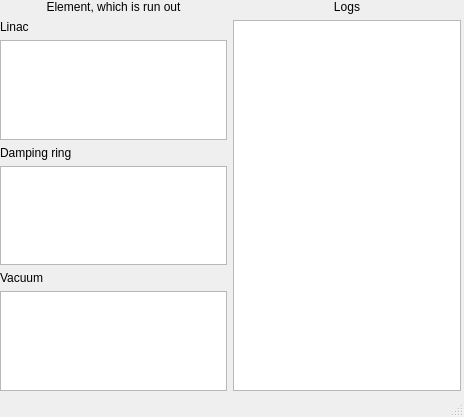
<?xml version="1.0" encoding="UTF-8"?>
<ui version="4.0">
 <class>MainWindow</class>
 <widget class="QMainWindow" name="MainWindow">
  <property name="geometry">
   <rect>
    <x>0</x>
    <y>0</y>
    <width>464</width>
    <height>417</height>
   </rect>
  </property>
  <property name="windowTitle">
   <string>MainWindow</string>
  </property>
  <widget class="QWidget" name="centralwidget">
   <widget class="QWidget" name="gridLayoutWidget">
    <property name="geometry">
     <rect>
      <x>0</x>
      <y>0</y>
      <width>461</width>
      <height>391</height>
     </rect>
    </property>
    <layout class="QGridLayout" name="gridLayout">
     <item row="1" column="1">
      <widget class="QLabel" name="label_2">
       <property name="text">
        <string>Linac</string>
       </property>
      </widget>
     </item>
     <item row="4" column="1">
      <widget class="QTextEdit" name="textEdit_3"/>
     </item>
     <item row="6" column="1">
      <widget class="QTextEdit" name="textEdit_2"/>
     </item>
     <item row="3" column="1">
      <widget class="QLabel" name="label_4">
       <property name="text">
        <string>Damping ring</string>
       </property>
      </widget>
     </item>
     <item row="0" column="2">
      <widget class="QLabel" name="label_3">
       <property name="text">
        <string>Logs</string>
       </property>
       <property name="alignment">
        <set>Qt::AlignCenter</set>
       </property>
      </widget>
     </item>
     <item row="2" column="1">
      <widget class="QTextEdit" name="ofr_text"/>
     </item>
     <item row="5" column="1">
      <widget class="QLabel" name="label_5">
       <property name="text">
        <string>Vacuum</string>
       </property>
      </widget>
     </item>
     <item row="1" column="2" rowspan="6">
      <widget class="QTextEdit" name="log_text">
       <property name="horizontalScrollBarPolicy">
        <enum>Qt::ScrollBarAlwaysOff</enum>
       </property>
       <property name="readOnly">
        <bool>true</bool>
       </property>
      </widget>
     </item>
     <item row="0" column="1">
      <widget class="QLabel" name="label">
       <property name="text">
        <string>Element, which is run out</string>
       </property>
       <property name="alignment">
        <set>Qt::AlignCenter</set>
       </property>
      </widget>
     </item>
    </layout>
   </widget>
  </widget>
  <widget class="QStatusBar" name="statusbar"/>
 </widget>
 <resources/>
 <connections/>
</ui>
